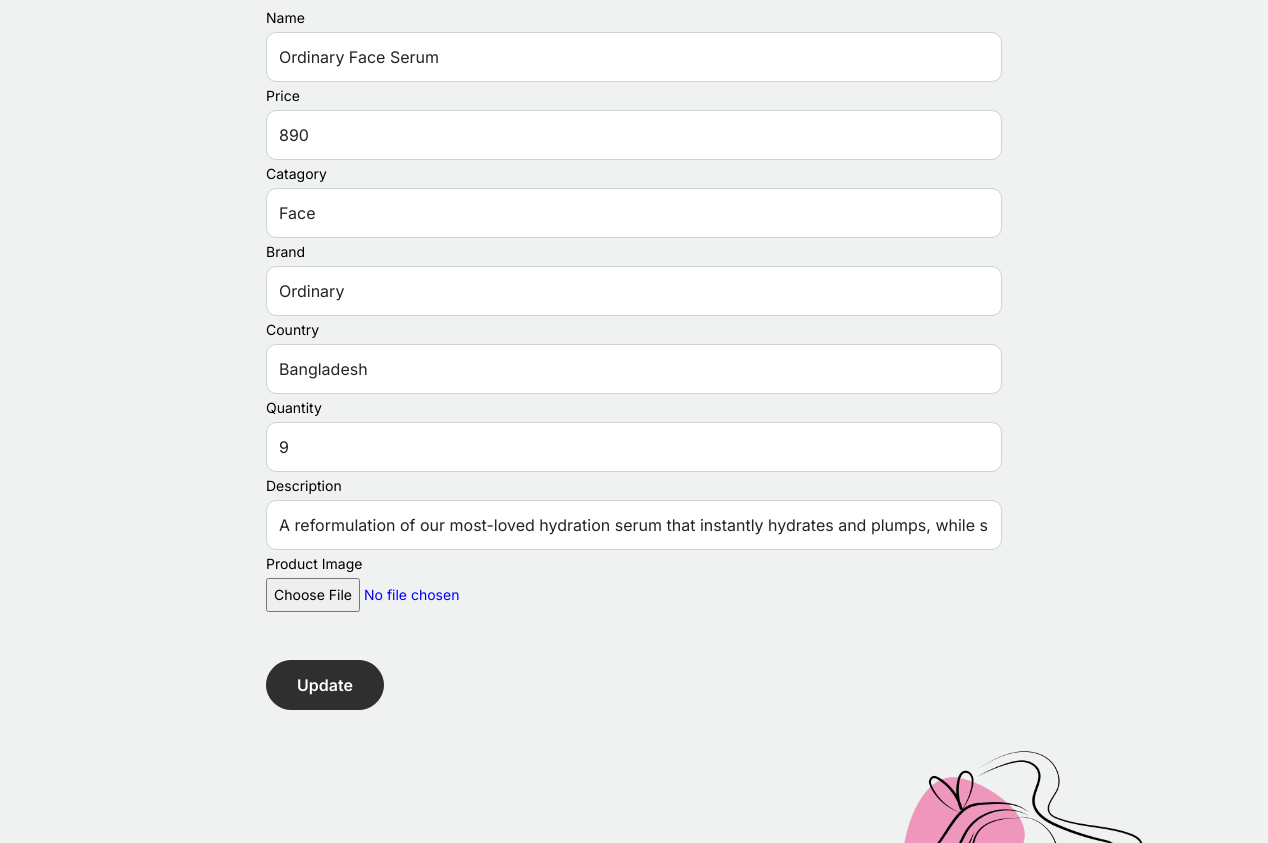
/alter/10/ (middle part), run on an earlier commit of the app's database.
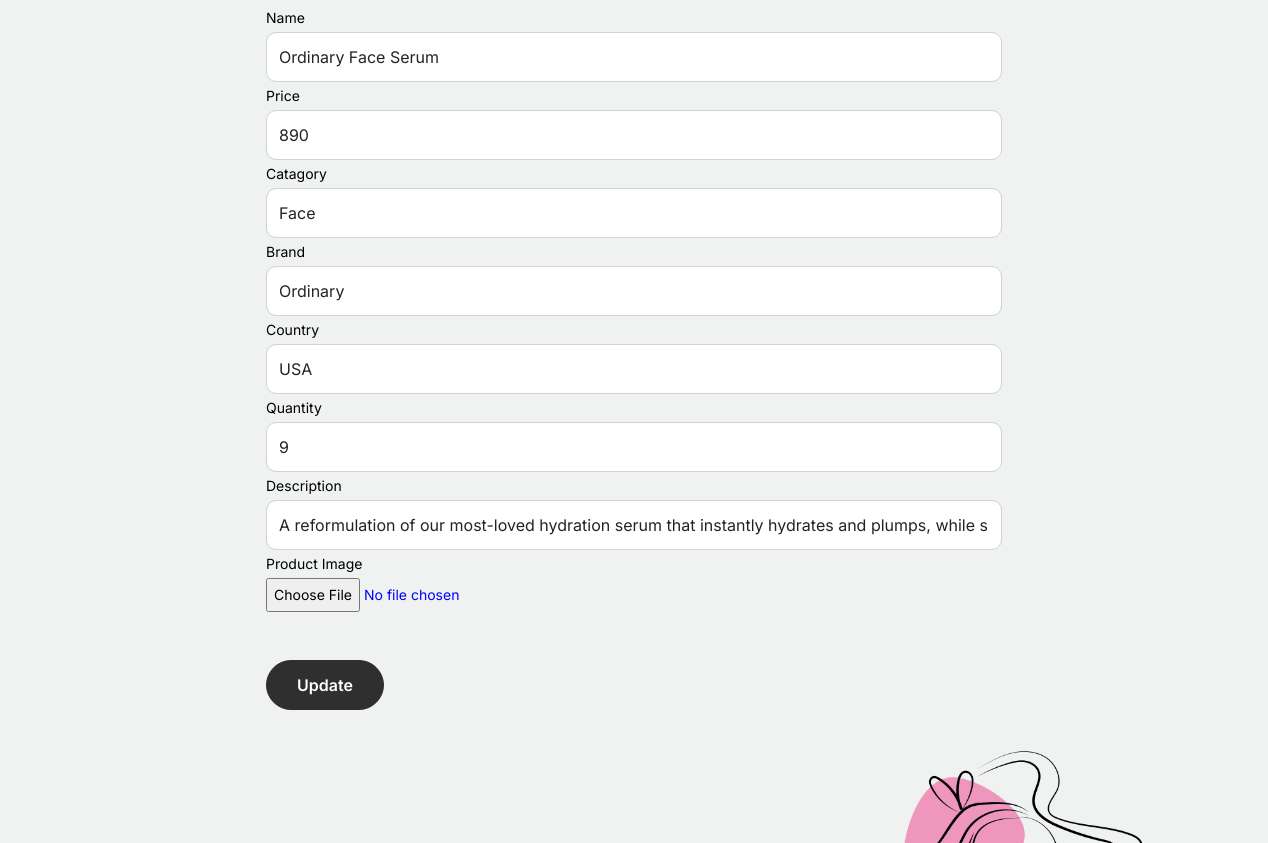
And on a later commit of the database.
### testing/models.py (models this page shows, shortened)
class Product(models.Model):
    name = models.CharField(max_length=200, null=True)
    price = models.IntegerField()
    catagory = models.CharField(max_length=200)
    brand = models.CharField(max_length=50)
    country = models.CharField(max_length=40)
    quantity = models.IntegerField(default=0)
    rating = models.FloatField(default=0.0)
    img = models.ImageField(upload_to='media/')
    description = models.CharField(max_length=500)

### testing/views.py (the view)
# urls.py: path('alter/<int:product_id>/', views.edit, name='edit'),
def edit(request, product_id):
    product = get_object_or_404(Product, id=product_id)
    return render(request, 'edit.html', {'product': product})

### templates/edit.html (shortened to what this page needs)
<!doctype html>
<html lang="en">
<head>
		<link href="/static/css/bootstrap.min.css" rel="stylesheet">
		<link href="https://cdnjs.cloudflare.com/ajax/libs/font-awesome/6.0.0-beta3/css/all.min.css" rel="stylesheet">
		<link href="/static/css/tiny-slider.css" rel="stylesheet">
		<link href="/static/css/style.css" rel="stylesheet">
	</head>
	<body>
		<div class="untree_co-section">
      <div class="container">
        <div class="block">
          <div class="row justify-content-center">
            <div class="col-md-8 col-lg-8 pb-4">
                <form method="post" enctype="multipart/form-data" action="{% url 'update_product' product.id %}">
                <div class="row">
                	<div class="form-group">
                        <label class="text-black"  >Name</label>
                        <input type="text" class="form-control" id="name" name="name" value="{{product.name}}">
                    </div>
                </div>
                <div class="form-group">
                  <label class="text-black" >Price</label>
                  <input type="text" class="form-control" id="price"  name="price" value="{{product.price}}">
                </div>
                <div class="form-group">
                    <label class="text-black"  >Catagory</label>
                    <input type="text" class="form-control" id="catagory" name="catagory" value="{{product.catagory}}">
                  </div>
                  <div class="form-group">
                    <label class="text-black"  >Brand</label>
                    <input type="text" class="form-control" id="brand" name="brand" value="{{product.brand}}">
                  </div>
                  <div class="form-group">
                    <label class="text-black" >Country</label>
                    <input type="text" class="form-control" id="country" name="country" value="{{product.country}}">
                  </div>
				  <div class="form-group">
					<label class="text-black" >Quantity</label>
					<input type="text" class="form-control" id="quantity"  name="quantity" value="{{product.quantity}}">
				  </div>
				  <div class="form-group">
					<label class="text-black" >Description</label>
					<input type="text" class="form-control" id="description"  name="description" value="{{product.description}}">
				  </div>
                  <div class="form-group mb-5">
                    <label class="text-black" for="picture" >Product Image</label>
                    <br>
                    <input style="color:blue" type="file" id="picture" name="picture" accept="image/*" name="picture" required>
                  </div>
                <button type="submit" class="btn btn-primary-hover-outline">Update</button>
              </form>
            </div>
          </div>
        </div>
      </div>
    </div>
		<footer class="footer-section">
			<div class="container relative">
				<div class="sofa-img">
					<img src="/static/images/logo.png" alt="Image" class="img-fluid">
				</div>
			</div>
		</footer>
	</body>
</html>

What changed in the data, as far as the page shows it:
changed Product "Ordinary Face Serum": country "Bangladesh" → "USA"
